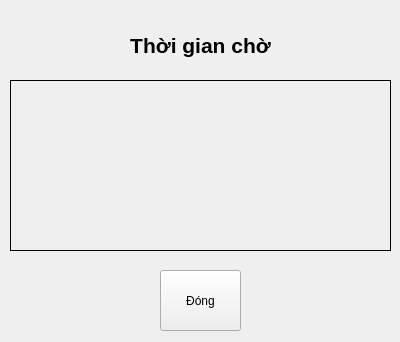
<?xml version="1.0" encoding="UTF-8"?>
<ui version="4.0">
 <class>ChangePD</class>
 <widget class="QWidget" name="ChangePD">
  <property name="geometry">
   <rect>
    <x>0</x>
    <y>0</y>
    <width>400</width>
    <height>342</height>
   </rect>
  </property>
  <property name="windowTitle">
   <string>Bộ đếm</string>
  </property>
  <property name="windowIcon">
   <iconset resource="pic.qrc">
    <normaloff>:/newPrefix/pic/logo.ico</normaloff>:/newPrefix/pic/logo.ico</iconset>
  </property>
  <widget class="QPushButton" name="Confirm">
   <property name="geometry">
    <rect>
     <x>160</x>
     <y>270</y>
     <width>81</width>
     <height>61</height>
    </rect>
   </property>
   <property name="text">
    <string>Đóng</string>
   </property>
  </widget>
  <widget class="QLabel" name="label">
   <property name="geometry">
    <rect>
     <x>20</x>
     <y>20</y>
     <width>361</width>
     <height>51</height>
    </rect>
   </property>
   <property name="font">
    <font>
     <pointsize>16</pointsize>
     <weight>75</weight>
     <bold>true</bold>
    </font>
   </property>
   <property name="text">
    <string>Thời gian chờ</string>
   </property>
   <property name="alignment">
    <set>Qt::AlignCenter</set>
   </property>
  </widget>
  <widget class="QLabel" name="Timer">
   <property name="geometry">
    <rect>
     <x>10</x>
     <y>80</y>
     <width>381</width>
     <height>171</height>
    </rect>
   </property>
   <property name="font">
    <font>
     <pointsize>48</pointsize>
    </font>
   </property>
   <property name="frameShape">
    <enum>QFrame::Box</enum>
   </property>
   <property name="text">
    <string/>
   </property>
   <property name="alignment">
    <set>Qt::AlignCenter</set>
   </property>
  </widget>
 </widget>
 <resources>
  <include location="pic.qrc"/>
 </resources>
 <connections/>
</ui>
